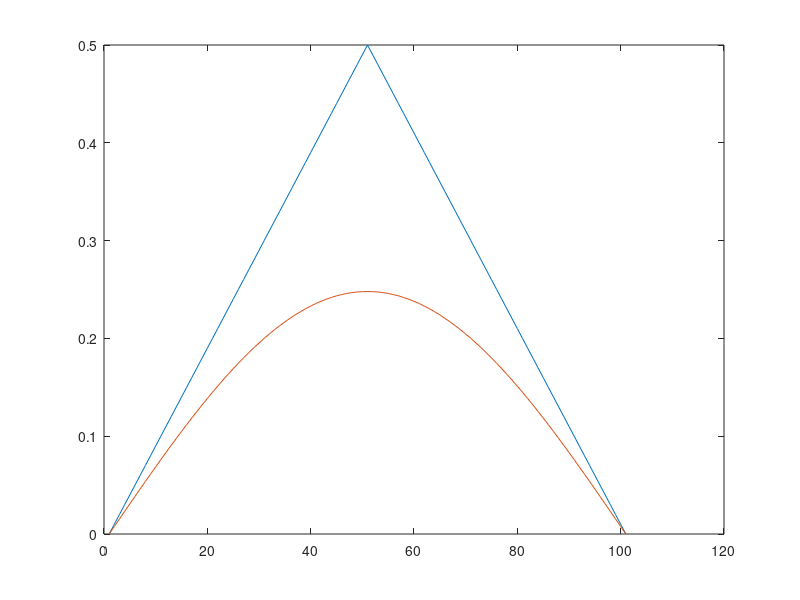

This figure's MATLAB source:
clear all
k=10000
L=10000000.0;
dx=100000.0;
dt=500000;
for i=1:101
    x(i)=(i-1)*dx;
    if (i<51)
        u(i,1)=x(i)/L;
    elseif(i>=51)
        u(i,1)=(L-x(i))/L;
    end
end

for t=1:1000
    u(1,t)=0;
    u(101,t)=0;
    for i=2:100
        u(i,t+1)=u(i,t)+k*(u(i+1,t)-2*u(i,t)+u(i-1,t))/dx^2*dt;
    end
end

plot(u(:,1))
hold on
plot(u(:,1001))